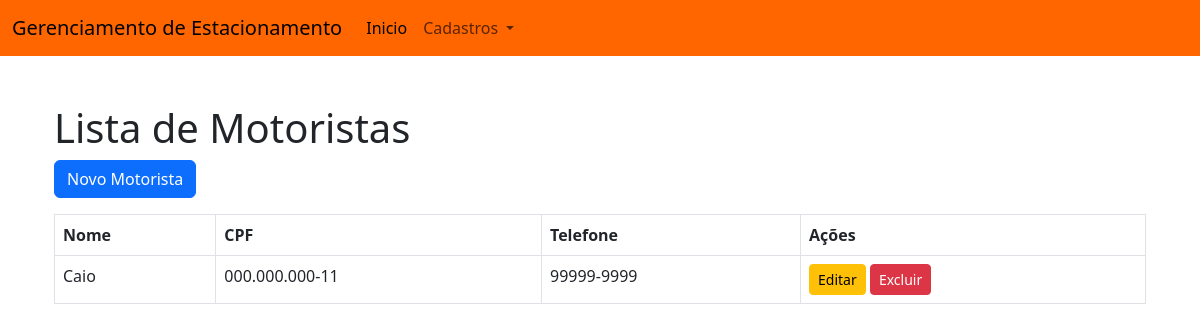
/motoristas/, run on an earlier commit of the app's database.
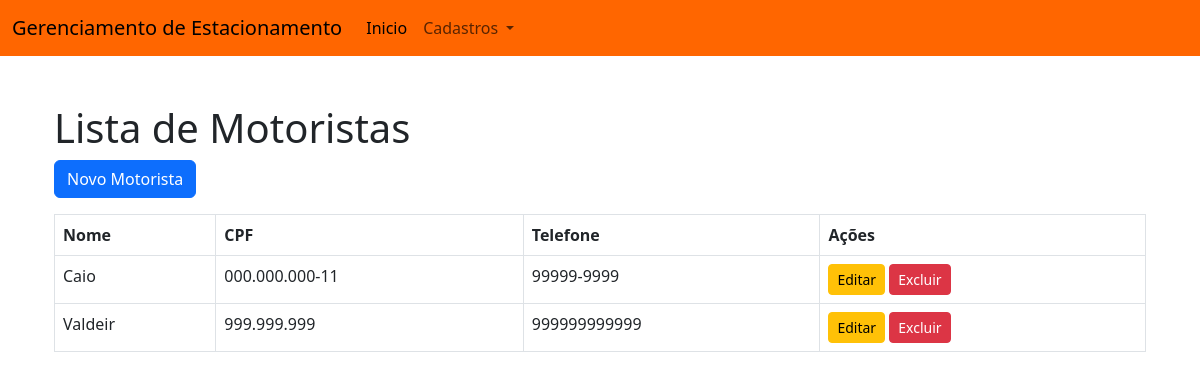
And on a later commit of the database.
### monitoramento/models.py (models this page shows, shortened)
class Motorista(models.Model):
    nome = models.CharField(max_length=100)
    cpf = models.CharField(max_length=11, unique=True)
    telefone = models.CharField(max_length=15)

### monitoramento/views.py (the view)
# urls.py: path('motoristas/', views.crud_motoristas, name='crud_motoristas'),
def crud_motoristas(request):
    motoristas = Motorista.objects.all()
    return render(request, 'monitoramento/motoristas.html', {'motoristas': motoristas})

### monitoramento/templates/monitoramento/motoristas.html (shortened to what this page needs)
{% extends 'base.html' %}
{% block content %}
    <div class="container mt-5">
        <h1>Lista de Motoristas</h1>
        <a href="{% url 'motoristas_add' %}" class="btn btn-primary mb-3">Novo Motorista</a>
        <table class="table table-bordered">
            <thead>
                <tr>
                    <th>Nome</th>
                    <th>CPF</th>
                    <th>Telefone</th>
                    <th>Ações</th>
                </tr>
            </thead>
            <tbody>
                {% for motorista in motoristas %}
                    <tr>
                        <td>{{ motorista.nome }}</td>
                        <td>{{ motorista.cpf }}</td>
                        <td>{{ motorista.telefone }}</td>
                        <td>
                            <a href="{% url 'motoristas_edit' motorista.id %}" class="btn btn-warning btn-sm">Editar</a>
                            <a href="{% url 'motoristas_delete' motorista.id %}" class="btn btn-danger btn-sm">Excluir</a>
                        </td>
                    </tr>
                {% endfor %}
            </tbody>
        </table>
    </div>
{% endblock %}

What changed in the data, as far as the page shows it:
added Motorista: nome "Valdeir", cpf "999.999.999", telefone "999999999999"
